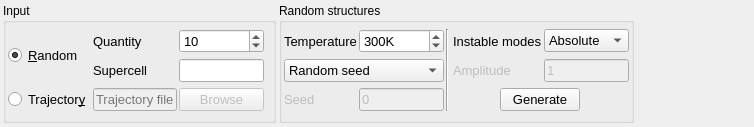
<?xml version="1.0" encoding="UTF-8"?>
<ui version="4.0">
 <class>MultibinitTab</class>
 <widget class="QWidget" name="Multibinit">
  <property name="geometry">
   <rect>
    <x>0</x>
    <y>0</y>
    <width>754</width>
    <height>127</height>
   </rect>
  </property>
  <property name="sizePolicy">
   <sizepolicy hsizetype="Expanding" vsizetype="Preferred">
    <horstretch>0</horstretch>
    <verstretch>0</verstretch>
   </sizepolicy>
  </property>
  <property name="windowTitle">
   <string notr="true">Multibinit</string>
  </property>
  <layout class="QHBoxLayout" name="horizontalLayout">
   <property name="spacing">
    <number>3</number>
   </property>
   <property name="leftMargin">
    <number>3</number>
   </property>
   <property name="topMargin">
    <number>3</number>
   </property>
   <property name="rightMargin">
    <number>3</number>
   </property>
   <property name="bottomMargin">
    <number>4</number>
   </property>
   <item>
    <widget class="QGroupBox" name="input">
     <property name="title">
      <string>Input</string>
     </property>
     <layout class="QGridLayout" name="gridLayout_2">
      <property name="leftMargin">
       <number>2</number>
      </property>
      <property name="topMargin">
       <number>2</number>
      </property>
      <property name="bottomMargin">
       <number>2</number>
      </property>
      <property name="spacing">
       <number>2</number>
      </property>
      <item row="0" column="1">
       <widget class="QLabel" name="quantityLabel">
        <property name="font">
         <font>
          <pointsize>10</pointsize>
         </font>
        </property>
        <property name="text">
         <string>Quantity</string>
        </property>
       </widget>
      </item>
      <item row="2" column="2">
       <widget class="QPushButton" name="browse">
        <property name="enabled">
         <bool>false</bool>
        </property>
        <property name="font">
         <font>
          <pointsize>10</pointsize>
         </font>
        </property>
        <property name="text">
         <string>Browse</string>
        </property>
       </widget>
      </item>
      <item row="2" column="0">
       <widget class="QRadioButton" name="trajHist">
        <property name="font">
         <font>
          <pointsize>10</pointsize>
         </font>
        </property>
        <property name="text">
         <string>Trajector&amp;y</string>
        </property>
        <attribute name="buttonGroup">
         <string notr="true">inputGroup</string>
        </attribute>
       </widget>
      </item>
      <item row="1" column="1">
       <widget class="QLabel" name="supercellLabel">
        <property name="font">
         <font>
          <pointsize>10</pointsize>
         </font>
        </property>
        <property name="text">
         <string>Supercell</string>
        </property>
       </widget>
      </item>
      <item row="0" column="2">
       <widget class="QSpinBox" name="quantity">
        <property name="font">
         <font>
          <pointsize>10</pointsize>
         </font>
        </property>
        <property name="minimum">
         <number>1</number>
        </property>
        <property name="maximum">
         <number>10000</number>
        </property>
        <property name="singleStep">
         <number>10</number>
        </property>
        <property name="value">
         <number>10</number>
        </property>
       </widget>
      </item>
      <item row="1" column="2">
       <widget class="QLineEdit" name="supercell">
        <property name="sizePolicy">
         <sizepolicy hsizetype="Preferred" vsizetype="Fixed">
          <horstretch>0</horstretch>
          <verstretch>0</verstretch>
         </sizepolicy>
        </property>
        <property name="font">
         <font>
          <pointsize>10</pointsize>
         </font>
        </property>
       </widget>
      </item>
      <item row="0" column="0" rowspan="2">
       <widget class="QRadioButton" name="randomHist">
        <property name="font">
         <font>
          <pointsize>10</pointsize>
         </font>
        </property>
        <property name="text">
         <string>&amp;Random</string>
        </property>
        <property name="checked">
         <bool>true</bool>
        </property>
        <attribute name="buttonGroup">
         <string notr="true">inputGroup</string>
        </attribute>
       </widget>
      </item>
      <item row="2" column="1">
       <widget class="QLineEdit" name="trajFile">
        <property name="enabled">
         <bool>false</bool>
        </property>
        <property name="font">
         <font>
          <pointsize>10</pointsize>
         </font>
        </property>
        <property name="readOnly">
         <bool>true</bool>
        </property>
        <property name="placeholderText">
         <string>Trajectory file</string>
        </property>
       </widget>
      </item>
     </layout>
    </widget>
   </item>
   <item>
    <widget class="QGroupBox" name="random">
     <property name="title">
      <string>Random structures</string>
     </property>
     <layout class="QGridLayout" name="gridLayout">
      <property name="leftMargin">
       <number>2</number>
      </property>
      <property name="topMargin">
       <number>2</number>
      </property>
      <property name="rightMargin">
       <number>2</number>
      </property>
      <property name="bottomMargin">
       <number>2</number>
      </property>
      <property name="spacing">
       <number>2</number>
      </property>
      <item row="0" column="1">
       <widget class="QSpinBox" name="temperature">
        <property name="font">
         <font>
          <pointsize>10</pointsize>
         </font>
        </property>
        <property name="suffix">
         <string notr="true">K</string>
        </property>
        <property name="prefix">
         <string notr="true"/>
        </property>
        <property name="minimum">
         <number>1</number>
        </property>
        <property name="maximum">
         <number>2000</number>
        </property>
        <property name="singleStep">
         <number>50</number>
        </property>
        <property name="value">
         <number>300</number>
        </property>
       </widget>
      </item>
      <item row="0" column="2" rowspan="3">
       <widget class="Line" name="line">
        <property name="orientation">
         <enum>Qt::Vertical</enum>
        </property>
       </widget>
      </item>
      <item row="0" column="0">
       <widget class="QLabel" name="temperatureLabel">
        <property name="font">
         <font>
          <pointsize>10</pointsize>
         </font>
        </property>
        <property name="text">
         <string>Temperature</string>
        </property>
       </widget>
      </item>
      <item row="1" column="4">
       <widget class="QLabel" name="amplitudeLabel">
        <property name="enabled">
         <bool>false</bool>
        </property>
        <property name="font">
         <font>
          <pointsize>10</pointsize>
         </font>
        </property>
        <property name="text">
         <string>Amplitude</string>
        </property>
       </widget>
      </item>
      <item row="1" column="5">
       <widget class="QLineEdit" name="amplitude">
        <property name="enabled">
         <bool>false</bool>
        </property>
        <property name="font">
         <font>
          <pointsize>10</pointsize>
         </font>
        </property>
        <property name="text">
         <string>1</string>
        </property>
       </widget>
      </item>
      <item row="2" column="3" colspan="3">
       <layout class="QHBoxLayout" name="horizontalLayout_2">
        <item>
         <spacer name="horizontalSpacer_2">
          <property name="orientation">
           <enum>Qt::Horizontal</enum>
          </property>
          <property name="sizeHint" stdset="0">
           <size>
            <width>40</width>
            <height>20</height>
           </size>
          </property>
         </spacer>
        </item>
        <item>
         <widget class="QPushButton" name="generate">
          <property name="font">
           <font>
            <pointsize>10</pointsize>
           </font>
          </property>
          <property name="text">
           <string>Generate</string>
          </property>
         </widget>
        </item>
        <item>
         <spacer name="horizontalSpacer_3">
          <property name="orientation">
           <enum>Qt::Horizontal</enum>
          </property>
          <property name="sizeHint" stdset="0">
           <size>
            <width>40</width>
            <height>20</height>
           </size>
          </property>
         </spacer>
        </item>
       </layout>
      </item>
      <item row="0" column="5">
       <widget class="QComboBox" name="instable">
        <property name="font">
         <font>
          <pointsize>10</pointsize>
         </font>
        </property>
        <property name="currentIndex">
         <number>2</number>
        </property>
        <item>
         <property name="text">
          <string>Ignore</string>
         </property>
        </item>
        <item>
         <property name="text">
          <string>Constant</string>
         </property>
        </item>
        <item>
         <property name="text">
          <string>Absolute</string>
         </property>
        </item>
       </widget>
      </item>
      <item row="0" column="4">
       <widget class="QLabel" name="instableLabel">
        <property name="font">
         <font>
          <pointsize>10</pointsize>
         </font>
        </property>
        <property name="text">
         <string>Instable modes</string>
        </property>
       </widget>
      </item>
      <item row="2" column="0">
       <widget class="QLabel" name="seedLabel">
        <property name="enabled">
         <bool>false</bool>
        </property>
        <property name="font">
         <font>
          <pointsize>10</pointsize>
         </font>
        </property>
        <property name="text">
         <string>Seed</string>
        </property>
       </widget>
      </item>
      <item row="2" column="1">
       <widget class="QLineEdit" name="seed">
        <property name="enabled">
         <bool>false</bool>
        </property>
        <property name="font">
         <font>
          <pointsize>10</pointsize>
         </font>
        </property>
        <property name="text">
         <string>0</string>
        </property>
       </widget>
      </item>
      <item row="1" column="0" colspan="2">
       <widget class="QComboBox" name="seedType">
        <property name="sizePolicy">
         <sizepolicy hsizetype="Preferred" vsizetype="Fixed">
          <horstretch>0</horstretch>
          <verstretch>0</verstretch>
         </sizepolicy>
        </property>
        <property name="font">
         <font>
          <pointsize>10</pointsize>
         </font>
        </property>
        <property name="sizeAdjustPolicy">
         <enum>QComboBox::AdjustToMinimumContentsLength</enum>
        </property>
        <item>
         <property name="text">
          <string>Random seed</string>
         </property>
        </item>
        <item>
         <property name="text">
          <string>User defined seed</string>
         </property>
        </item>
        <item>
         <property name="text">
          <string>Time based seed</string>
         </property>
        </item>
        <item>
         <property name="text">
          <string>None</string>
         </property>
        </item>
       </widget>
      </item>
     </layout>
    </widget>
   </item>
   <item>
    <spacer name="horizontalSpacer">
     <property name="orientation">
      <enum>Qt::Horizontal</enum>
     </property>
     <property name="sizeHint" stdset="0">
      <size>
       <width>198</width>
       <height>20</height>
      </size>
     </property>
    </spacer>
   </item>
  </layout>
 </widget>
 <resources/>
 <connections/>
 <buttongroups>
  <buttongroup name="inputGroup"/>
 </buttongroups>
</ui>
